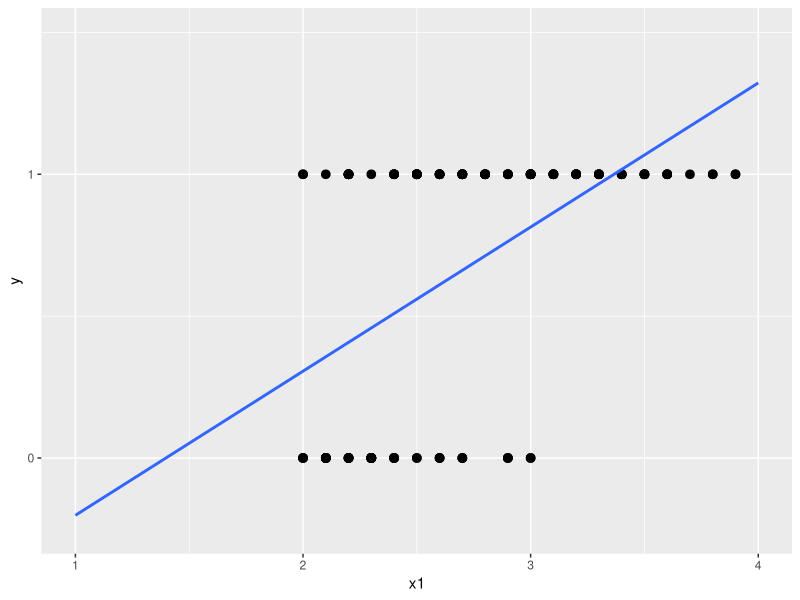
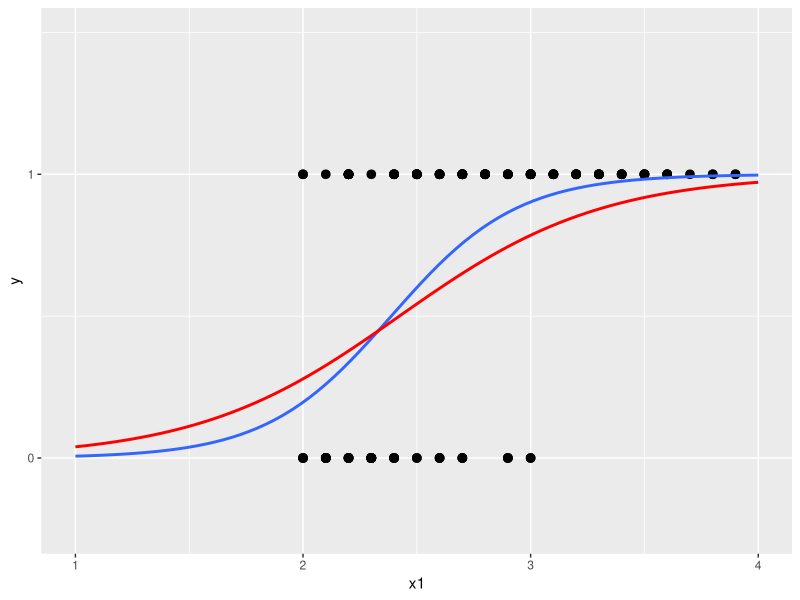

Write the R code that produced these figures, in order.
## ---- chunk 1
knitr::opts_chunk$set(echo = TRUE)
## ---- chunk 2
library(ggplot2)
data(cats, package = "MASS")
cats$Sex <- as.numeric(factor(cats$Sex, labels = c(0,1))) - 1
ggplot(cats, aes(y = Sex, x = Bwt)) + 
    geom_point(size = 2.6) +
    geom_smooth(method = "lm", se = F, fullrange = T) +
    scale_x_continuous(limits = c(1,4)) +
    scale_y_continuous(limits = c(-0.25,1.5), breaks = c(0,1)) +
    labs(x = "x1", y = "y")
## ---- chunk 3
library(ggplot2)
data(cats, package = "MASS")
cats$Sex <- as.numeric(as.character(factor(cats$Sex, labels = c(0,1))))
ggplot(cats, aes(y = Sex, x = Bwt)) + 
    geom_point(size = 2.6) +
    geom_smooth(method = "glm", se = F, fullrange = T,
                method.args = list(family = "binomial")) +
    geom_smooth(data = cats[1:95,], method = "glm", se = F, fullrange = T,
                method.args = list(family = "binomial"), color = "red") +
    scale_x_continuous(limits = c(1,4)) +
    scale_y_continuous(limits = c(-0.25,1.5), breaks = c(0,1)) +
    labs(x = "x1", y = "y")
## ---- chunk 4
maxLikeEst <- function(y, X) {
    
    #1. initialisiere Variablen 
    
    #2. berechne das Maximum Likelihood anhand Newton-Raphson-Schleife
    
    #3. berechne nötige Parameter und speichere diese in einem Objekt
    
}
## ---- chunk 5
print.logitMod <- function(x, ...){
    
    cat("Call: ", paste0(deparse(x$call)), fill = TRUE)
    
    cat("\n\nCoefficients:\n")
    
    print.default(format(coef(x)[,1], digits = 4L),
                  print.gap = 1L, quote = FALSE, right = TRUE)
    
    cat("\nDegrees of Freedom: ", x$dfNull, 
        " Total (i.e. Null); ", x$dfRes, " Residual")
    
    # Berechnung von null deviance, residual deviance & aic
    nullDeviance <- -2 * x$nullModell$maxLogLikeValue
    x$nullDeviance <- nullDeviance
    residualDeviance <- -2 * x$maxLogLikeValue
    x$residualDeviance <- residualDeviance
    x_AIC <- (-2*x$maxLogLikeValue + 2*ncol(x$X))
    x$AIC <- x_AIC
    
    cat("\nNull Deviance:\t", round(nullDeviance,1))
    cat("\nResidual Deviance:", round(residualDeviance,1), "\t", 
        "AIC: ", round(x_AIC,1), "\n") 
    
    cat("\nNumber of Fisher Scoring iterations: ", x$anzahlIteration, "\n")
    
    # invisibly return linMod object
    invisible(x)
    
}
## ---- chunk 6
summary.logitMod <- function(object, ...) {
    
    # Koeffizienten Standardfehler
    object$betaStandardError  <- as.matrix(sqrt(diag(object$vcov)))
    
    # z-Statistik
    zStat <- object$coefficients / object$betaStandardError
    object$zStat <- zStat
    
    # p-Werte
    pValue <- 2 * pnorm(-abs(zStat))
    object$pValue <- pValue
    
    # Zusammenfassung der Werte für die Koeffizienten
    object$coefficients <- cbind("Estimate" = object$coefficients[,],
                            "Std. error" = object$betaStandardError[,],
                            "z value" = object$zStat[,],
                            "Pr(>|z|)" = object$pValue[,])
    
    # Berechnung von nullDeviance, residualDeviance & aic
    nullDeviance <- -2 * object$nullModell$maxLogLikeValue
    object$nullDeviance <- nullDeviance
    residualDeviance <- -2 * object$maxLogLikeValue
    object$residualDeviance <- residualDeviance
    x_AIC <- (-2*object$maxLogLikeValue + 2*ncol(object$X))
    object$AIC <- x_AIC
    
    class(object) <- "summary.logitMod"
    
    return(object)
    
}
